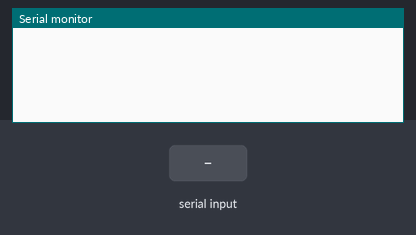
Bench run of a sketch on a simulated Arduino Uno, built with avr-gcc and run on an emulated ATmega328P. Parts: the last lines printed to the serial monitor. The inputs (shaded band) are chosen by the test bench.

Above: at 1.2 s.
1.3 s: "0" received over Serial
At 2.2 s:
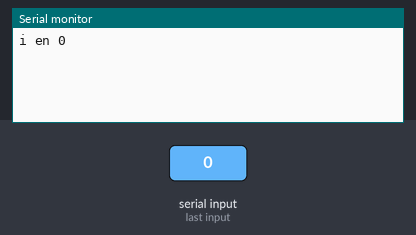
2.8 s: "0" received over the second serial link
At 3.9 s:
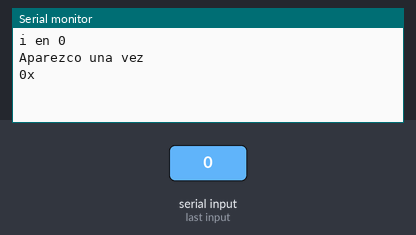
4.3 s: "1" received over the second serial link
At 5.1 s:
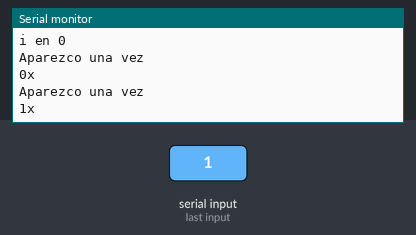

The sketch:

serialESP.ino
```cpp
#include <SoftwareSerial.h>

SoftwareSerial ard1(10, 11);
char *comando;
int i = 0;
boolean pv_flag = true;
boolean respuesta_flag = false;

void setup() {
  Serial.begin(9600);
  ard1.begin(9600);

}

void loop() {
  if (ard1.available()) {
    if (pv_flag){
     respuesta_flag = true;
      pv_flag = false;
     // i=0;
      Serial.println("Aparezco una vez");
    }
    char c = ard1.read();
    Serial.write(c);
    Serial.println("x");
    //comando[i] = ard1.read();
    //Serial.write(comando[i]);
    //i++;
  }

  if (respuesta_flag){
    pv_flag = true;
    respuesta_flag = false;
  }

  if (Serial.available()){
    int valor = Serial.read();
    if (valor == 48) {
      //Serial.write(comando);
      i = 0;
      Serial.println("i en 0");
    }
  }

}
```

Measured:
- after the input at 1.3 s, the serial monitor: prints a new line at once (image 1)
- after the input at 2.8 s, the serial monitor: prints a new line at once (image 2)
- after the input at 4.3 s, the serial monitor: prints a new line at once (image 3)
